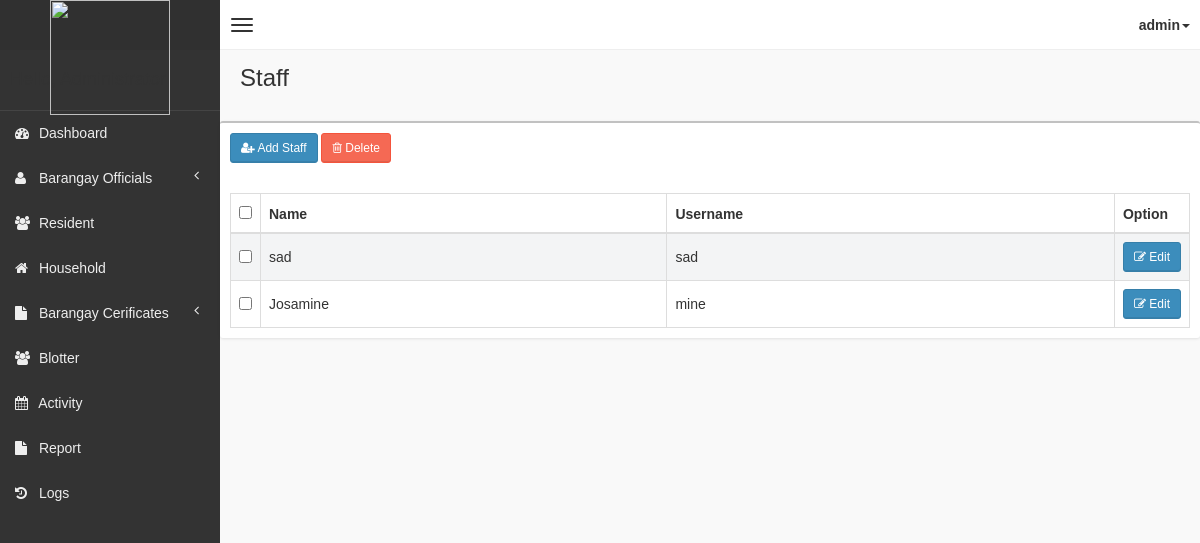
The app's page /pages/staff/staff.php (signed in) with its own data.
### tables this page shows
CREATE TABLE `tblstaff` (
  `id` int(11) NOT NULL,
  `name` varchar(100) NOT NULL,
  `username` varchar(20) NOT NULL,
  `password` varchar(20) NOT NULL
);

### pages/staff/staff.php (the view, shortened to what this page needs)
<!DOCTYPE html>
<html>
<?php
if (!isset($_SESSION['role'])) {
    header("Location: ../../login.php");
} else {
    include('../head_css.php'); ?>
    <body class="skin-black">
        <?php
        include "../connection.php";
        ?>
        <?php include('../header.php'); ?>
        <div class="wrapper row-offcanvas row-offcanvas-left">
            <?php include('../sidebar-left.php'); ?>
            <aside class="right-side">
                <section class="content-header">
                    <h1>
                        Staff
                    </h1>
                </section>
                <section class="content">
                    <div class="row">
                        <div class="box">
                            <div class="box-header">
                                <div style="padding:10px;">
                                    <button class="btn btn-primary btn-sm" data-toggle="modal" data-target="#addModal"><i class="fa fa-user-plus" aria-hidden="true"></i> Add Staff</button>
                                    <button class="btn btn-danger btn-sm" data-toggle="modal" data-target="#deleteModal"><i class="fa fa-trash-o" aria-hidden="true"></i> Delete</button>
                                </div>
                            </div>
                            <div class="box-body table-responsive">
                                <form method="post">
                                    <table id="table" class="table table-bordered table-striped">
                                        <thead>
                                            <tr>
                                                <th style="width: 20px !important;"><input type="checkbox" name="chk_delete[]" class="cbxMain" onchange="checkMain(this)" /></th>
                                                <th>Name</th>
                                                <th>Username</th>
                                                <th style="width: 40px !important;">Option</th>
                                            </tr>
                                        </thead>
                                        <tbody>
                                            <?php
                                            $squery = mysqli_query($con, "select * from tblstaff");
                                            while ($row = mysqli_fetch_array($squery)) {
                                                echo '
                                                <tr>
                                                    <td><input type="checkbox" name="chk_delete[]" class="chk_delete" value="' . $row['id'] . '" /></td>
                                                    <td>' . $row['name'] . '</td>
                                                    <td>' . $row['username'] . '</td>
                                                    <td><button class="btn btn-primary btn-sm" data-target="#editModal' . $row['id'] . '" data-toggle="modal"><i class="fa fa-pencil-square-o" aria-hidden="true"></i> Edit</button></td>
                                                </tr>
                                                ';
                                            }
                                            ?>
                                        </tbody>
                                    </table>
                                </form>
                            </div>
                        </div>
                    </div>
                </section>
            </aside>
        </div>
    <?php }
include "../footer.php"; ?>
    </body>
</html>

### css/AdminLTE.css (style rules this page uses)
html, body { overflow-x: hidden !important; font-family: "Source Sans Pro", sans-serif; -webkit-font-smoothing: antialiased; min-height: 100%; background: #f9f9f9; }
.wrapper { min-height: 100%; }
.wrapper:before, .wrapper:after { display: table; content: " "; }
.wrapper:after { clear: both; }
.right-side, .left-side { min-height: 100%; display: block; }
.right-side { background-color: #f9f9f9; margin-left: 220px; }
.content { padding: 20px 15px; background: #f9f9f9; }
h1, h2, h3, h4, h5, h6, .h1, .h2, .h3, .h4, .h5, .h6 { font-family: "Source Sans Pro", sans-serif; }
.table-striped > tbody > tr:nth-child(odd) > td, .table-striped > tbody > tr:nth-child(odd) > th { background-color: #f3f4f5; }
.right-side > .content-header { position: relative; padding: 15px 15px 10px 20px; }
.right-side > .content-header > h1 { margin: 0; font-size: 24px; }
.box { position: relative; background: #ffffff; border-top: 2px solid #c1c1c1; margin-bottom: 20px; -webkit-border-radius: 3px; -moz-border-radius: 3px; border-radius: 3px; width: 100%; box-shadow: 0px 1px 3px rgba(0, 0, 0, 0.1); }
.box .box-header { position: relative; -webkit-border-top-left-radius: 3px; -webkit-border-top-right-radius: 3px; -webkit-border-bottom-right-radius: 0; -webkit-border-bottom-left-radius: 0; -moz-border-radius-topleft: 3px; -moz-border-radius-topright: 3px; -moz-border-radius-bottomright: 0; -moz-border-radius-bottomleft: 0; border-top-left-radius: 3px; border-top-right-radius: 3px; border-bottom-right-radius: 0; border-bottom-left-radius: 0; border-bottom: 0px solid #f4f4f4; color: #444; padding-bottom: 10px; }
.box .box-header:before, .box .box-header:after { display: table; content: " "; }
.box .box-header:after { clear: both; }
.box .box-body { padding: 10px; -webkit-border-top-left-radius: 0; -webkit-border-top-right-radius: 0; -webkit-border-bottom-right-radius: 3px; -webkit-border-bottom-left-radius: 3px; -moz-border-radius-topleft: 0; -moz-border-radius-topright: 0; -moz-border-radius-bottomright: 3px; -moz-border-radius-bottomleft: 3px; border-top-left-radius: 0; border-top-right-radius: 0; border-bottom-right-radius: 3px; border-bottom-left-radius: 3px; }
.box .box-body .table { margin-bottom: 0; }
.btn { font-weight: 500; -webkit-border-radius: 3px; -moz-border-radius: 3px; border-radius: 3px; border: 1px solid transparent; -webkit-box-shadow: inset 0px -2px 0px 0px rgba(0, 0, 0, 0.09); -moz-box-shadow: inset 0px -2px 0px 0px rgba(0, 0, 0, 0.09); box-shadow: inset 0px -1px 0px 0px rgba(0, 0, 0, 0.09); }
.btn.btn-primary { background-color: #3c8dbc; border-color: #367fa9; }
.btn.btn-danger { background-color: #f56954; border-color: #f4543c; }
.btn.btn-sm { font-size: 12px; }
.skin-black .right-side > .content-header { background: transparent; box-shadow: none; }

### records on screen
tblstaff: name "sad", username "sad"
tblstaff: name "Josamine", username "mine"

### other values on screen
$_SESSION['username'] "admin"
